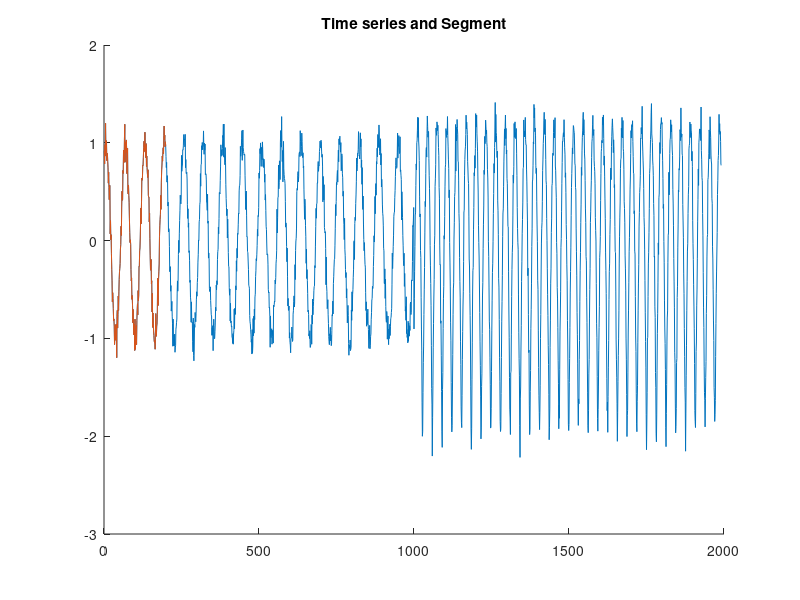

Reproduce this figure in MATLAB. (Note: this script raises an error after producing the figure.)
%% Clean
clear
clc
delete(findall(0,'Type','figure'))
close all

%% Modifiable constants
DEBUG = 1;
%default_file = '12726m.mat';
%segment_length = 1000;
merge_type = 'minimum_linkage'; % 'left_linkage', 'average_linkage', 'minimum_linkage'
fid = fopen('test2.txt');
A=textscan(fid,'%s');
ts = [];
for a = 1:length(A{1,1})
    ts(a) = str2num((A{1,1}{a,1}));
end
transpose(ts);
segment_length = 199;
seg_len = segment_length;

%% Input file
% expecting all load files to have a ts time series datapoint

% if DEBUG
%     data = load(default_file);
%     ts = data.val;
%     ts = transpose(ts);
%     seg_len = segment_length;
% else
%     prompt = 'Input file name: ';
%     input_file = input(prompt,'s');
%     prompt_2 = 'Input segment length. Note! Must be divisible by the total length. ';
%     seg_len = input(prompt_2);
%     
%     data = load(input_file);
%     ts = data.ts;
% end

%% Initialization
tot_len = length(ts);
ts_1 = ts;
ts_2 = ts_1(1:seg_len);

fastMPdist_seg_len = round(seg_len / 2);

dist_mat = {};
merge_history = {};
merged_data = {};
removed_seg = [];
merge_info = struct();
merged_tree = struct();
ts_1_nan = ts_1;

level = 0;
needs_merging = 1;
%merged_tree = add_tree_node(merged_tree, level, NaN, NaN, NaN, NaN, NaN, NaN, ts_1, NaN);
level = level + 1;
merge_count = 1;

%% Plot initial time series and segment
figure;
hold on;
plot(ts_1);
plot(ts_2);
title('Time series and Segment');
count = 1;
%% Divide up time series by segment length and claculate distance array
for idx = 1:seg_len:tot_len - seg_len
    
    seg_0 = idx;
    seg_1 = idx + seg_len;
    seg_2 = seg_1;
    seg_3 = seg_1 + seg_len;

    if seg_3 > tot_len
        break;
    end
    dist = fastMPdist_SS(ts_1(seg_0:seg_1), ts_1(seg_2:seg_3),fastMPdist_seg_len);
    seg_ts_1 = [ts_1(seg_0:seg_1)];
    seg_ts_2 = [ts_1(seg_2:seg_3)];
    dist_info = [dist seg_0 seg_1 seg_2 seg_3];
    dist_mat{count,1} = dist;
    dist_mat{count,2} = seg_0;
    dist_mat{count,3} = seg_1;
    dist_mat{count,4} = seg_2;
    dist_mat{count,5} = seg_3;
    %dist_mat{count,6} = seg_ts_1;
    %dist_mat{count,7} = seg_ts_2;
    count = count + 1;
    %dist_mat = {dist_mat;dist_info};
    
end

% create giant matrix with all merge history
merge_history{merge_count,1} = dist_mat;


%% Now this is the main loop that....
% 1. Goes find minimum in distance matrix
% 2. Merges minimum
% 3. Updates distance matrix
% 4. Repeat until all time series segments have been merged
s_plot_count = 1;
orig_ts = ts_1;
while (size(dist_mat,1) > 1)
    if any(~isnan(cell2mat(dist_mat(:,1)))) == 0
        break;
    end

    last_element = 0;
    
    % 1. find minimum in distance matrix
    [min_val, min_idx] = min(cell2mat(dist_mat(:,1)));
    min_idx = min_idx(1);
    min_val = min_val(1);
    

    % find segments to be merged
    loc_0 = cell2mat(dist_mat(min_idx,2));
    loc_1 = cell2mat(dist_mat(min_idx,3));
    loc_2 = cell2mat(dist_mat(min_idx,4));
    loc_3 = cell2mat(dist_mat(min_idx,5));
    m_seg_0 = ts_1(loc_0:loc_1);
    m_seg_1 = ts_1(loc_2:loc_3);
    merge_history{merge_count, 1} = dist_mat;
 
   

    % check what type of merge is going to be used for next set of data
    
    %%
    % LEFT LINKAGE
    if strcmp('left_linkage',merge_type)
        
        %plot the two segments that are going to be merged
        if s_plot_count == 5
            figure;
            s_plot_count = 1;
        end
        
        subplot(4,1,s_plot_count);
        s_plot_count = s_plot_count + 1;
        title(merge_count);
        hold on;
        plot(ts_1, 'LineWidth', 0.7);
        plot(loc_0:loc_1, m_seg_0, 'Color', [1 0 0], 'LineWidth', 1.2)
        plot(loc_2:loc_3, m_seg_1, 'Color', [0.1 0.1 0.1], 'LineWidth', 1.2)

        %plot old as gray
        if merge_count > 1
            for i = 1:size(merged_data,1)
                temp_loc_0 = cell2mat(merged_data{i, 1});
                temp_loc_1 = cell2mat(merged_data{i, 2});
                temp_seg = cell2mat(merged_data{i, 3});
                plot(temp_loc_0:temp_loc_1, temp_seg, 'Color', [0.5 0.5 0.5], 'LineWidth', 0.7)
            end
        end
        
        %update distance matrix with new next values
        if min_idx < length(dist_mat)
            % find next valid value
            for j = min_idx+1:length(dist_mat)
                if ~isnan(cell2mat(dist_mat(j,1)))
                    next_loc_0 = cell2mat(dist_mat(j,4));
                    next_loc_1 = cell2mat(dist_mat(j,5));
                    new_m_seg_1 = ts_1(next_loc_0:next_loc_1);
                    merge_loc = j;
                    if min_idx+1 == j
                        last_element = 0;
                    else
                        dist_mat(j,2) = dist_mat(min_idx,2);
                        dist_mat(j,3) = dist_mat(min_idx,3);
                        last_element = 0;
                    end
                    break;
                else
                    last_element = 1;
                end
            end
            % if only nan left
        end
    
        % 2.  perform merge
        % ts_1(loc_0:loc_1)
        merged_data{merge_count,1} = {loc_2};
        merged_data{merge_count,2} = {loc_3};
        merged_data{merge_count,3} = {ts_1(loc_2:loc_3)};
        ts_1(loc_2+1:loc_3-1) = NaN;
        
        % 3. update distance matrix, calculate new distance and location
        % Remove merged segment
        dist_mat(min_idx,:) = {NaN};
        dist_mat{min_idx,8} = merge_count;
        
        if min_idx < length(dist_mat) && (last_element == 0)
            % remove all NaN and replace with 0
            m_seg_0(isnan(m_seg_0)) = 0;
            m_seg_1(isnan(m_seg_1)) = 0;
            dist = fastMPdist_SS(m_seg_0,new_m_seg_1,fastMPdist_seg_len);
            dist_mat(merge_loc,1) = {dist};
            dist_mat(merge_loc,2) = {loc_0};
            dist_mat(merge_loc,3) = {loc_1};
        end 
    end
    %%
    % AVERAGE LINKAGE
    if strcmp('average_linkage',merge_type)
        
        %update distance matrix with new next values
        if min_idx < length(dist_mat)
            %find next valid value
            for j = min_idx+1:length(dist_mat)
                if ~isnan(cell2mat(dist_mat(j,1)))
                    next_loc_0 = cell2mat(dist_mat(j,4));
                    next_loc_1 = cell2mat(dist_mat(j,5));
                    new_m_seg_1 = ts_1(next_loc_0:next_loc_1);
                    merge_loc = j;
                    if min_idx+1 == j
                        last_element = 0;
                    else
                        dist_mat(j,2) = dist_mat(min_idx,2);
                        dist_mat(j,3) = dist_mat(min_idx,3);
                        last_element = 0;
                    end
                    break;
                else
                    last_element = 1;
                end
            end
            %if only nan left
        end
    
        
        new_ts = [];
        % Find new average subsequence
        for k = 1:segment_length+1
            new_ts(k) = (ts_1(loc_0+k-1) +ts_1(loc_2+k-1))/2;
        end
        
        % 2.  perform merge, placing new averaged subsequence into earlier
        % time
        merged_data{merge_count,1} = {loc_0};
        merged_data{merge_count,2} = {loc_1};
        merged_data{merge_count,3} = {ts_1(loc_0:loc_1)};
        merged_data{merge_count,4} = {loc_2};
        merged_data{merge_count,5} = {loc_3};
        merged_data{merge_count,6} = {ts_1(loc_2:loc_3)};
        merged_data{merge_count,7} = {loc_0};
        merged_data{merge_count,8} = {loc_1};
        merged_data{merge_count,9} = {new_ts};
        merged_data{merge_count,10} = {min_val};
        old_ts = ts_1;
        ts_1(loc_0:loc_1) = new_ts;
        ts_1(loc_2:loc_3) = NaN;
        
        % 3. update distance matrix, calculate new distance and location
        % Remove merged segment
        dist_mat(min_idx,:) = {NaN};
        dist_mat{min_idx,8} = merge_count;

        if min_idx < length(dist_mat) && (last_element == 0)
            % remove all NaN and replace with 0
            m_seg_0 = merged_data{merge_count,9}{1,1};
            %m_seg_1 = merged_data{merge_count,9}{1,1};
            m_seg_0(isnan(m_seg_0)) = 0;
           % m_seg_1(isnan(m_seg_1)) = 0;
            dist = fastMPdist_SS(m_seg_0,new_m_seg_1,fastMPdist_seg_len);
            dist_mat(merge_loc,1) = {dist};
            dist_mat(merge_loc,2) = {loc_0};
            dist_mat(merge_loc,3) = {loc_1};
        end
        
        % 4. plot everything that happened in this step
        
        %plot the two segments that are going to be merged
        if s_plot_count == 5
            figure;
            s_plot_count = 1;
        end
        
        subplot(4,1,s_plot_count);
        s_plot_count = s_plot_count + 1;
        
        %plot the two segments that are going to be merged
        %figure;
        title(merge_count);
        hold on;
        
        plot(orig_ts, 'LineWidth', 0.5, 'LineWidth', 1.5,'Color', [.8 .8 .65]);
        plot(old_ts, 'LineWidth', 0.7, 'Color',[0.25 0.42 .73]);
        plot(merged_data{merge_count,1}{1,1}:merged_data{merge_count,2}{1,1}, merged_data{merge_count,3}{1,1}, 'Color', [0.4 0.4 0.4], 'LineWidth', 0.7)
        plot(merged_data{merge_count,4}{1,1}:merged_data{merge_count,5}{1,1}, merged_data{merge_count,6}{1,1}, 'Color', [0.4 0.4 0.4], 'LineWidth', 0.7)
        plot(merged_data{merge_count,7}{1,1}:merged_data{merge_count,8}{1,1}, merged_data{merge_count,9}{1,1}, 'Color', [1 0 0], 'LineWidth', 1)
%         %plot old as gray
%         if merge_count > 1
%             for i = 1:size(merged_data,1)
%                 if i < merge_count
%                     temp_loc_0 = cell2mat(merged_data{i, 4});
%                     temp_loc_1 = cell2mat(merged_data{i, 5});
%                     temp_seg = cell2mat(merged_data{i, 6});
%                     plot(temp_loc_0:temp_loc_1, temp_seg, 'Color', [0.5 0.5 0.5], 'LineWidth', 0.7)
%                 end
%             end
%         end

    end
    %%
    if strcmp('minimum_linkage',merge_type)
        
        %update distance matrix with new next values
        if min_idx < length(dist_mat)
            %find next valid value
            for j = min_idx+1:length(dist_mat)
                if ~isnan(cell2mat(dist_mat(j,1)))
                    if min_idx+1 == j
                        last_element = 0;
                    else
                        last_element = 0;
                    end
                    next = j;
                    break;
                else
                    last_element = 1;
                end
            end
            %if only nan left
        end
        
        %find prev value
        if min_idx > 1
            %find next valid value
            for j = min_idx-1:-1:1
                if ~isnan(cell2mat(dist_mat(j,1)))
                    if min_idx+1 == j
                        last_element = 0;
                    else
                        last_element = 0;
                    end
                    prev = j;
                    break;
                else
                    last_element = 1;
                end
            end
            %if only nan left
        end
    
    
        
        % 2.  perform merge, replacing the greater distance subsequence 
        % old
        merged_data{merge_count,1} = {loc_0};
        merged_data{merge_count,2} = {loc_1};
        merged_data{merge_count,3} = {ts_1(loc_0:loc_1)};
        merged_data{merge_count,4} = {loc_2};
        merged_data{merge_count,5} = {loc_3};
        merged_data{merge_count,6} = {ts_1(loc_2:loc_3)};
        
        old_ts = ts_1;
        % find which one to replace
        if min_idx < length(dist_mat) && (last_element == 0)
            % after
            if next <= length(dist_mat)
                current_m_seg_1 = cell2mat({ts_1(loc_2:loc_3)});
                temp_m_seg_1 = cell2mat({ts_1(cell2mat(dist_mat(next,4)):cell2mat(dist_mat(next,5)))});
                current_m_seg_1(isnan(current_m_seg_1)) = 0;
                temp_m_seg_1(isnan(temp_m_seg_1)) = 0;
            end
                
            if min_idx > 1
                % before
                current_m_seg_0 = cell2mat({ts_1(loc_0:loc_1)});
                temp_m_seg_0 = cell2mat({ts_1(cell2mat(dist_mat(prev,2)):cell2mat(dist_mat(prev,3)))});
                current_m_seg_0(isnan(current_m_seg_0)) = 0;
                temp_m_seg_0(isnan(temp_m_seg_0)) = 0;
            
            end

            if min_idx > 1 && next <= length(dist_mat)
                % compare
                dist_0 = fastMPdist_SS(current_m_seg_0,temp_m_seg_0,fastMPdist_seg_len);
                dist_1 = fastMPdist_SS(current_m_seg_1,temp_m_seg_1,fastMPdist_seg_len);
                
                if dist_0 > dist_1
                    dist_mat(next,1) = {dist_1};
                    dist_mat(next,2) = {loc_2};
                    dist_mat(next,3) = {loc_3};
                    new_ts = ts_1(loc_2:loc_3);
                    ts_1(loc_0:loc_1) = NaN;
                else
                    dist_mat(prev,1) = {dist_0};
                    dist_mat(prev,2) = {loc_0};
                    dist_mat(prev,3) = {loc_1};
                    new_ts = ts_1(loc_0:loc_1);
                    ts_1(loc_2:loc_3) = NaN;
                end
                
                
            elseif min_idx > 1
                dist = fastMPdist_SS(current_m_seg_0,temp_m_seg_0,fastMPdist_seg_len);
                dist_mat(merge_loc,1) = {dist};
                dist_mat(merge_loc,2) = {loc_0};
                dist_mat(merge_loc,3) = {loc_1};
                new_ts = ts_1(loc_0:loc_1);
                ts_1(loc_2:loc_3) = NaN;
            else
                    
                dist = fastMPdist_SS(current_m_seg_1,temp_m_seg_1,fastMPdist_seg_len);
                dist_mat(merge_loc,1) = {dist};
                dist_mat(merge_loc,2) = {loc_2};
                dist_mat(merge_loc,3) = {loc_3};
                new_ts = ts_1(loc_2:loc_3);
                ts_1(loc_0:loc_1) = NaN;
                
            end
            
            
        end
        
        %new
        merged_data{merge_count,7} = dist_mat(merge_loc,2);
        merged_data{merge_count,8} = dist_mat(merge_loc,3);
        merged_data{merge_count,9} = {new_ts};
        merged_data{merge_count,10} = {min_val};

        
        
        
        
        % 3. update distance matrix, calculate new distance and location
        % Remove merged segment
        dist_mat(min_idx,:) = {NaN};
        dist_mat{min_idx,8} = merge_count;


        
        % 4. plot everything that happened in this step
        
        %plot the two segments that are going to be merged
        if s_plot_count == 5
            figure;
            s_plot_count = 1;
        end
        
        subplot(4,1,s_plot_count);
        s_plot_count = s_plot_count + 1;
        
        %plot the two segments that are going to be merged
        %figure;
        title(merge_count);
        hold on;
        
       % plot(orig_ts, 'LineWidth', 0.5, 'LineWidth', 1.5,'Color', [.8 .8 .65]);
        plot(old_ts, 'LineWidth', 0.7, 'Color',[0.25 0.42 .73]);
        plot(merged_data{merge_count,1}{1,1}:merged_data{merge_count,2}{1,1}, merged_data{merge_count,3}{1,1}, 'Color', [0.4 0.4 0.4], 'LineWidth', 0.7)
        plot(merged_data{merge_count,4}{1,1}:merged_data{merge_count,5}{1,1}, merged_data{merge_count,6}{1,1}, 'Color', [0.4 0.4 0.4], 'LineWidth', 0.7)
        plot(merged_data{merge_count,7}{1,1}:merged_data{merge_count,8}{1,1}, merged_data{merge_count,9}{1,1}, 'Color', [1 0 0], 'LineWidth', 1)
    
    end
    
    merge_count = merge_count + 1;

    
end
